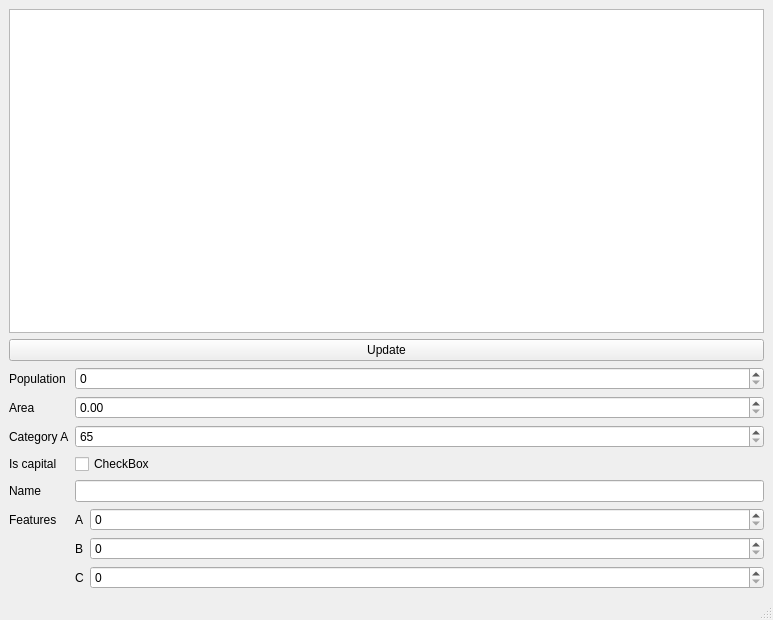
<?xml version="1.0" encoding="UTF-8"?>
<ui version="4.0">
 <class>MainWindow</class>
 <widget class="QMainWindow" name="MainWindow">
  <property name="geometry">
   <rect>
    <x>0</x>
    <y>0</y>
    <width>773</width>
    <height>620</height>
   </rect>
  </property>
  <property name="windowTitle">
   <string>MainWindow</string>
  </property>
  <widget class="QWidget" name="centralwidget">
   <layout class="QVBoxLayout" name="verticalLayout">
    <item>
     <widget class="QTextEdit" name="textEdit"/>
    </item>
    <item>
     <widget class="QPushButton" name="pushButton">
      <property name="text">
       <string>Update</string>
      </property>
     </widget>
    </item>
    <item>
     <layout class="QFormLayout" name="formLayout_2">
      <item row="0" column="0">
       <widget class="QLabel" name="label">
        <property name="text">
         <string>Population</string>
        </property>
       </widget>
      </item>
      <item row="0" column="1">
       <widget class="QSpinBox" name="populationBox">
        <property name="maximum">
         <number>2147483647</number>
        </property>
       </widget>
      </item>
      <item row="1" column="0">
       <widget class="QLabel" name="label_2">
        <property name="text">
         <string>Area</string>
        </property>
       </widget>
      </item>
      <item row="1" column="1">
       <widget class="QDoubleSpinBox" name="areaDBox"/>
      </item>
      <item row="2" column="0">
       <widget class="QLabel" name="categotyLbl">
        <property name="text">
         <string>Category A</string>
        </property>
       </widget>
      </item>
      <item row="2" column="1">
       <widget class="QSpinBox" name="categoryBox">
        <property name="minimum">
         <number>65</number>
        </property>
        <property name="maximum">
         <number>90</number>
        </property>
       </widget>
      </item>
      <item row="3" column="0">
       <widget class="QLabel" name="label_4">
        <property name="text">
         <string>Is capital</string>
        </property>
       </widget>
      </item>
      <item row="3" column="1">
       <widget class="QCheckBox" name="checkBox">
        <property name="text">
         <string>CheckBox</string>
        </property>
       </widget>
      </item>
      <item row="4" column="0">
       <widget class="QLabel" name="label_5">
        <property name="text">
         <string>Name</string>
        </property>
       </widget>
      </item>
      <item row="4" column="1">
       <widget class="QLineEdit" name="lineEdit">
        <property name="maxLength">
         <number>50</number>
        </property>
       </widget>
      </item>
      <item row="5" column="0">
       <widget class="QLabel" name="label_6">
        <property name="text">
         <string>Features</string>
        </property>
       </widget>
      </item>
      <item row="5" column="1">
       <layout class="QFormLayout" name="formLayout">
        <item row="0" column="0">
         <widget class="QLabel" name="label_7">
          <property name="text">
           <string>A</string>
          </property>
         </widget>
        </item>
        <item row="1" column="0">
         <widget class="QLabel" name="label_9">
          <property name="text">
           <string>B</string>
          </property>
         </widget>
        </item>
        <item row="2" column="0">
         <widget class="QLabel" name="label_8">
          <property name="text">
           <string>C</string>
          </property>
         </widget>
        </item>
        <item row="0" column="1">
         <widget class="QSpinBox" name="aBox"/>
        </item>
        <item row="1" column="1">
         <widget class="QSpinBox" name="bBox"/>
        </item>
        <item row="2" column="1">
         <widget class="QSpinBox" name="cBox"/>
        </item>
       </layout>
      </item>
     </layout>
    </item>
   </layout>
  </widget>
  <widget class="QMenuBar" name="menubar">
   <property name="geometry">
    <rect>
     <x>0</x>
     <y>0</y>
     <width>773</width>
     <height>26</height>
    </rect>
   </property>
  </widget>
  <widget class="QStatusBar" name="statusbar"/>
 </widget>
 <resources/>
 <connections/>
</ui>
